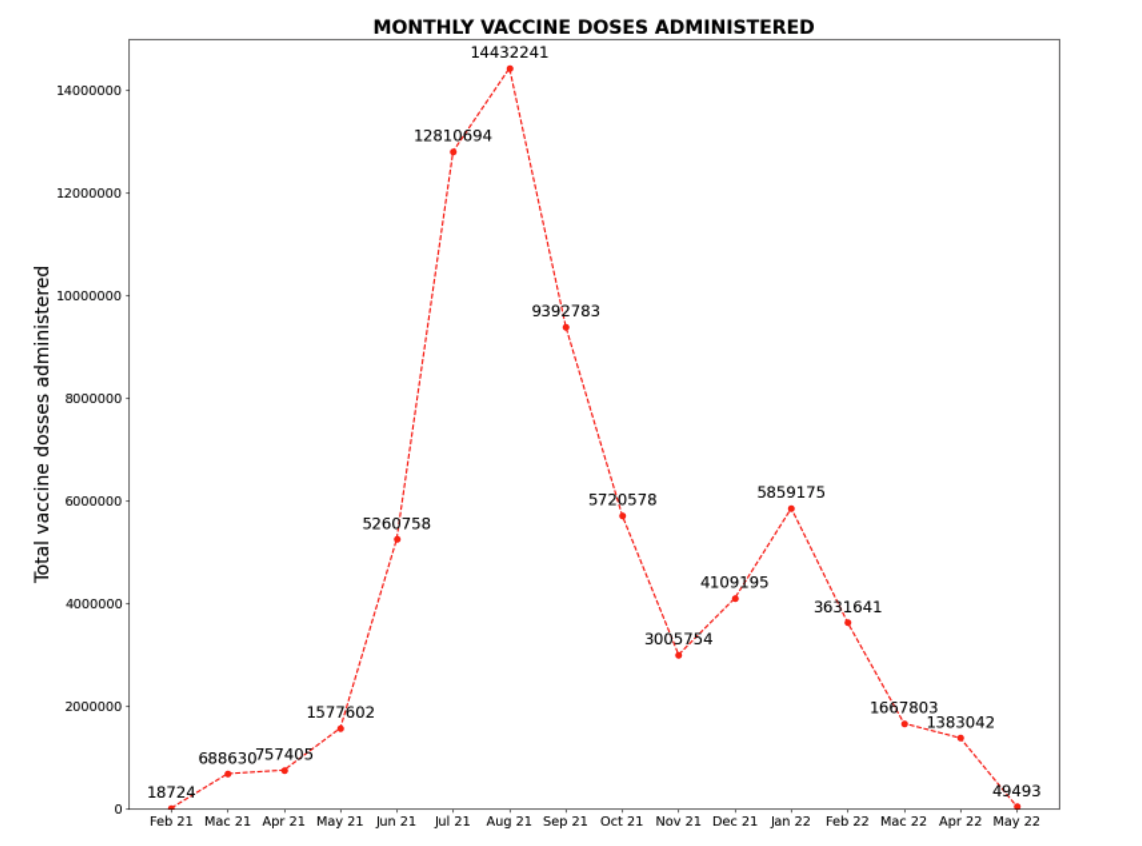

The Python source for this figure:
import matplotlib.pyplot as plt
import pandas as pd

plt.rcParams["figure.figsize"] = (18,15)
plt.rcParams.update({'font.size': 14})

df = pd.read_csv('vax_malaysia.csv')
df = pd.DataFrame(df.groupby(pd.PeriodIndex(df['date'], freq="M"))['daily'].sum().reset_index())
df['date'] = df['date'].astype(str)

fig, ax = plt.subplots()
x = ['Feb 21', 'Mac 21', 'Apr 21', 'May 21', 'Jun 21', 'Jul 21', 'Aug 21', 'Sep 21', 'Oct 21', 'Nov 21',
     'Dec 21', 'Jan 22', 'Feb 22', 'Mac 22', 'Apr 22', 'May 22']
plt.plot(x, df['daily'], marker='o', linestyle='--', color='r')
ax.ticklabel_format(useOffset=False, style='plain', axis = 'y')

for i, v in enumerate(df['daily']):
    ax.text(i, v+200000, "%d" %v, ha="center", size ='large')

plt.ylim(-100, 15000000)
plt.ylabel('Total vaccine dosses administered',size = 'x-large')
plt.title('MONTHLY VACCINE DOSES ADMINISTERED', size = 'x-large', weight ='bold' )
fig
